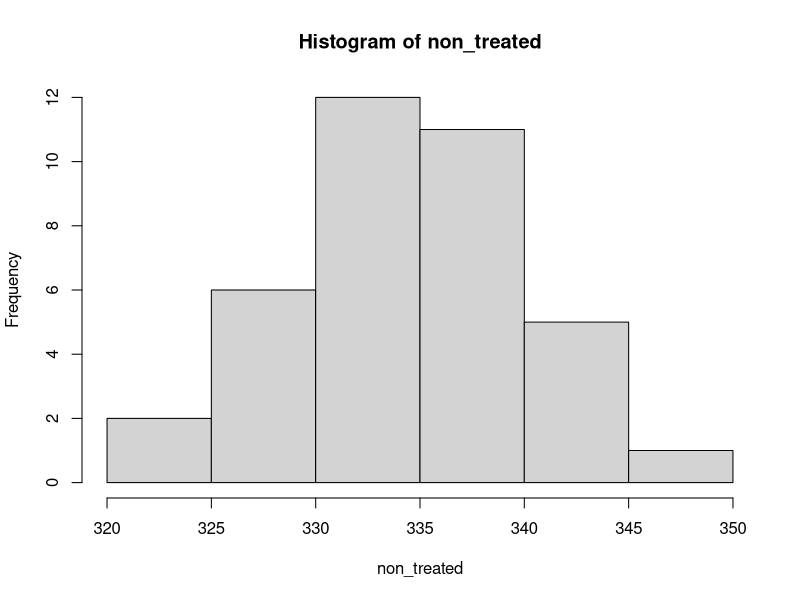
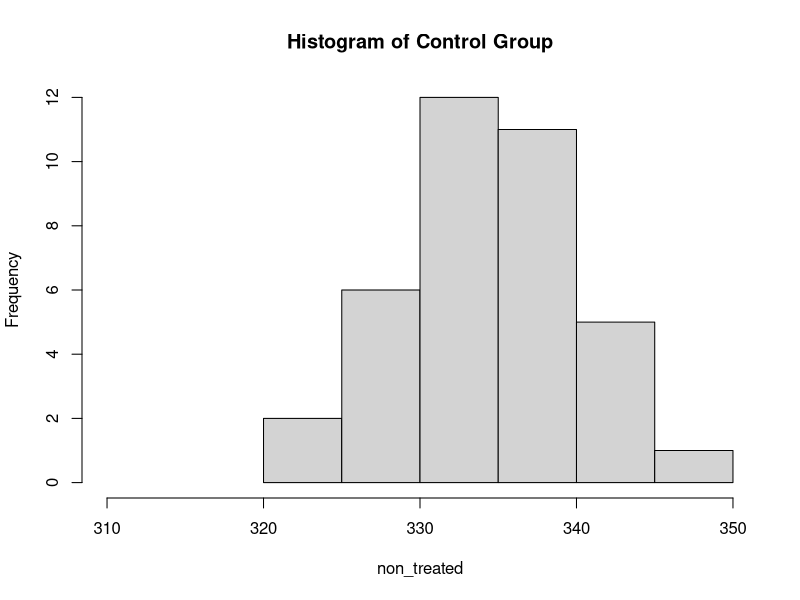

Write the R code that produced these figures, in order. (Note: this script raises an error after producing the figures.)

# Read the data
df = read.csv("data/Data_T4.csv", sep = ",")


df["LeeIdx"] = df[,2]
df["TRT"] = df[,3]
df["Time"] = df[,4]
df = df[,5:7]
df

# Investigate if the GLP-1 agonist has any effect on the Lee Index


# See histograms of the DiGeMon levels  
df
non_treated = df$LeeIdx[df$TRT == 0]

plot(hist(non_treated), xlim = c(310,350), main = "Histogram of Control Group")

treated = df$LeeIdx[df$TRT == 1]
plot(hist(treated_TRT), xlim = c(310,350), main = "Histogram of DiGeMon-123 treated Group")

# Treatment time vs Lee Index in the treated
# and non-treated groups
df
treated_all = df[df$TRT == 1, c("LeeIdx", "Time")]
plot(treated_all$Time, treated_all$LeeIdx, main = "Scatterplot of Treated Group", pch = 16, xlab = "Time (minutes)", ylab = "Volume of Gastric Content (%)")
cor(treated_all$Time, treated_all$LeeIdx)


non_treated_all = df[df$TRT == 0, c("LeeIdx", "Time")]
plot(non_treated_all$Time, non_treated_all$LeeIdx, main = "Scatterplot of Control Group", pch = 16, xlab = "Time (minutes)", ylab = "Volume of Gastric Content (%)")
cor(non_treated_all$Time, non_treated_all$LeeIdx)

# Find effect of time and TRT to the Lee Idx
model <- lm(LeeIdx ~ TRT, data = df)
summary(model)$coef
plot(model)

model <- lm(LeeIdx ~ Time, data = df)
summary(model)$coef
plot(model)

model <- lm(LeeIdx ~ TRT*Time, data = df)
summary(model)$coef
plot(model)

model

# Present and discuss your findings. 
#- Significant TRT effect → DiGeMon-123 alters Lee index regardless of time.
#- Significant Time effect → Lee index changes over time.
#- Significant TRT:Time interaction → Treatment modifies the rate of change in Lee index over time.

#- Intercept (333.22): This is the estimated Lee index at Time = 0 for the control group (TRT = 0). It serves as the baseline.
#- TRT (-0.89, p = 0.755): The main effect of treatment is not statistically significant. At Time = 0, treated rats do not differ significantly in Lee index from controls.
#- Time (0.24, p = 0.432): Time alone does not significantly affect Lee index in the control group. There's no strong evidence that Lee index changes over time without treatment.
#- TRT:Time (-1.13, p = 0.011): This is the key finding. The interaction between treatment and time is statistically significant. It suggests that Lee index decreases over time in the treated group, at a rate of approximately 1.13 units per week more than the control group.
